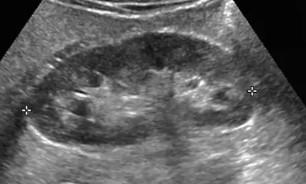
#> input picture kidney_image.jpg, 306 x 184 px
$ python -i pre.py   (imports and definitions only)
#> lines starting #> are read from the running program, lines starting #| are printed output that depends on the picture; after the words box and inside, x2 and y2 are one past the last pixel; in counts of white or black regions, pixels touching at a corner belong together
import cv2
import numpy as np
from scipy.interpolate import splprep, splev

def process_image(image_path):
    # Load the kidney image
#> called with image_path = 'kidney_image.jpg'
    image = cv2.imread(image_path)
#> image is the input picture: shape (184, 306, 3); min 0, max 255, mean 95.3

    # Manually provide contour points
    contour_points = np.array([[30, 80], [130, 150], [240, 90], [100, 30]])

    # Use cubic spline method for contour detection
    tck, _ = splprep([contour_points[:, 1], contour_points[:, 0]], s=0)

    # Evaluate spline
    u = np.linspace(0, 1, 100)
    x, y = splev(u, tck)

    # Create a new contour with x, y coordinates
    contour = np.column_stack((y, x)).astype(int)

    # Convert image to grayscale
    gray = cv2.cvtColor(image, cv2.COLOR_BGR2GRAY)

    # Create a mask for the contour
    mask = np.zeros_like(gray)
    cv2.drawContours(mask, [contour], -1, (255), thickness=cv2.FILLED)
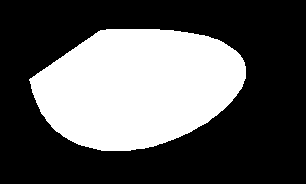
#> mask: shape (184, 306); 35.1% white; 1 white region, box (x1, y1, x2, y2) and area: (29, 29, 246, 151) 19766

    # Rotate the image to 0 degrees
    angle = 0  # You can change this angle if needed
    rows, cols = gray.shape
#> rows = 184; cols = 306
    M = cv2.getRotationMatrix2D((cols/2, rows/2), angle, 1)
#> M = [[1, 0, 0], [0, 1, 0]]
    rotated_image = cv2.warpAffine(gray, M, (cols, rows))

    # Remove background
    result = cv2.bitwise_and(rotated_image, rotated_image, mask=mask)
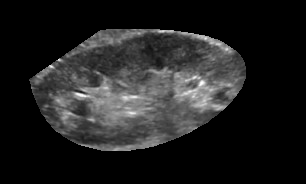
#> result: shape (184, 306); min 0, max 255, mean 32.4

    return result

>>> result = process_image('kidney_image.jpg')

$ run again, on bi.png
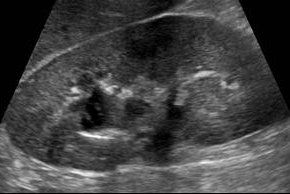
#> input picture bi.png, 290 x 194 px
#> in process_image, image is the input picture: shape (194, 290, 3); min 0, max 255, mean 65.7
#> in process_image, `cv2.drawContours(mask, [contour], -1, (255), thickness=cv2.FILLED)`:
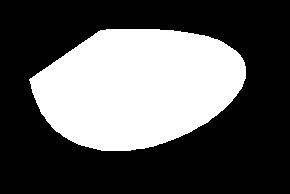
#> mask: shape (194, 290); 35.1% white; 1 white region, box (x1, y1, x2, y2) and area: (29, 29, 246, 151) 19766
#> in process_image, `result = cv2.bitwise_and(rotated_image, rotated_image, mask=mask)`:
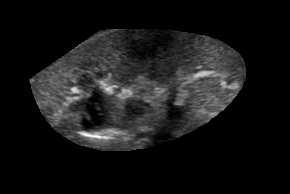
#> result: shape (194, 290); min 0, max 255, mean 23.1

$ run again, on cyst.png
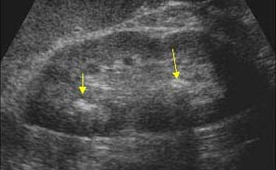
#> input picture cyst.png, 276 x 170 px
#> in process_image, image is the input picture: shape (170, 276, 3); mean B, G, R 69.8, 70.2, 70.2
#> in process_image, `cv2.drawContours(mask, [contour], -1, (255), thickness=cv2.FILLED)`:
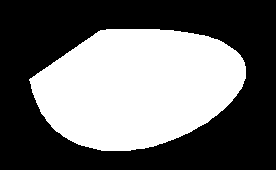
#> mask: shape (170, 276); 42.1% white; 1 white region, box (x1, y1, x2, y2) and area: (29, 29, 246, 151) 19766
#> in process_image, `result = cv2.bitwise_and(rotated_image, rotated_image, mask=mask)`:
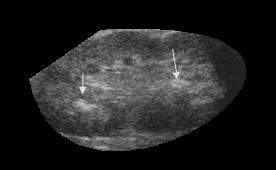
#> result: shape (170, 276); min 0, max 240, mean 34.3
